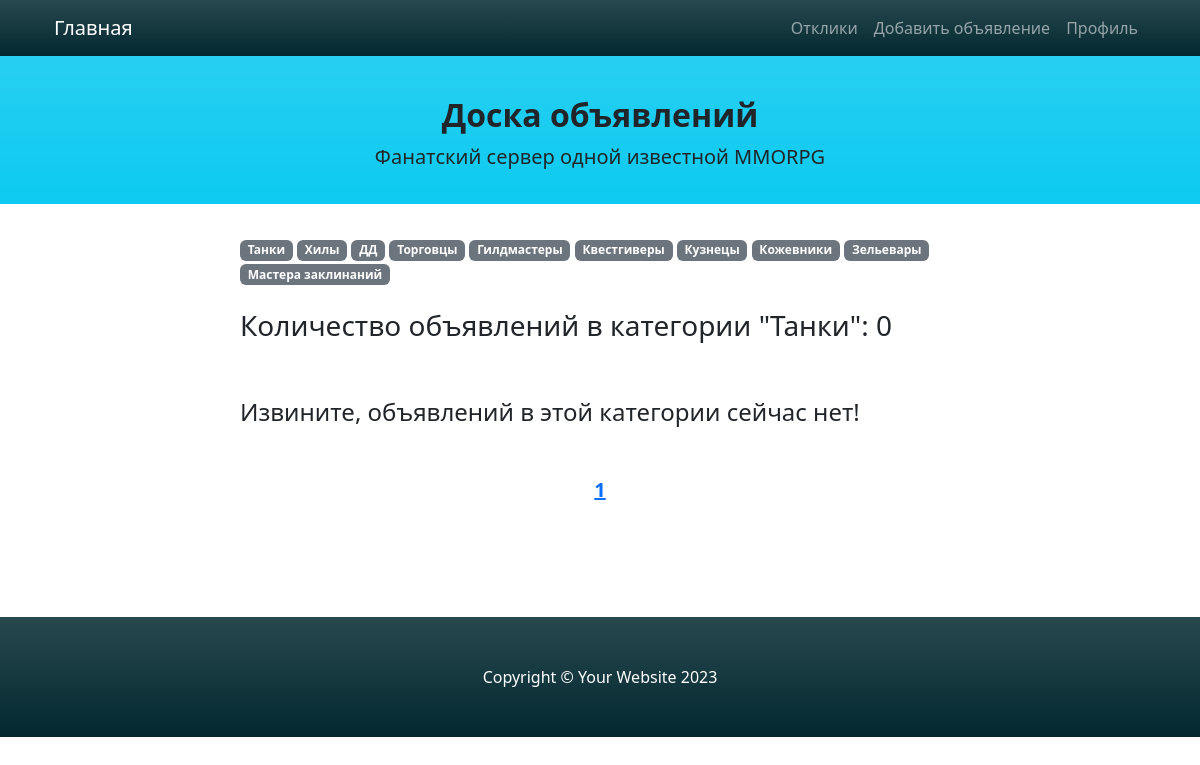
Page /categories/1 on the earlier database version.
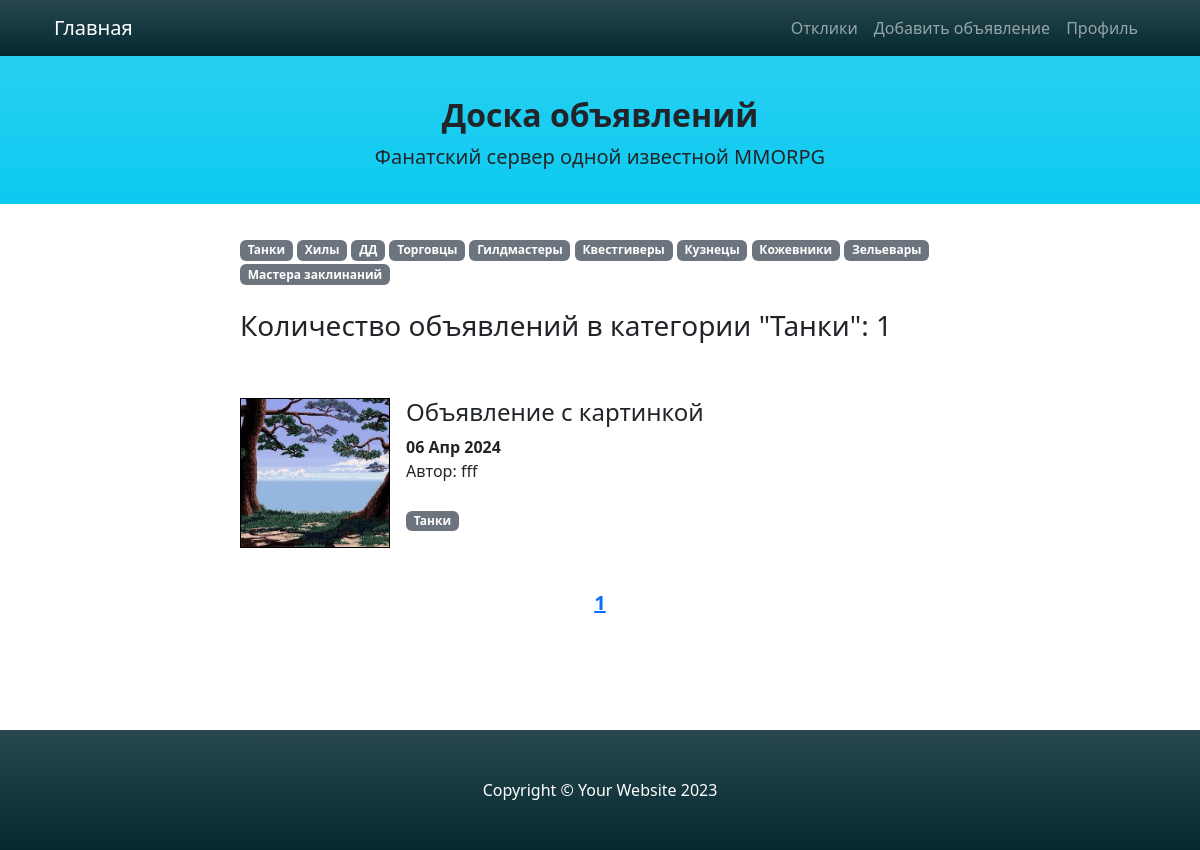
Same page on the later database version.
### advapp/models.py (models this page shows, shortened)
class Category(models.Model):
    name = models.CharField(max_length=255, blank=False, unique=True, verbose_name='category')
    def __str__(self):
        return self.name

class Advert(models.Model):
    title = models.CharField(max_length=511, verbose_name="advert's title")
    content = models.TextField(verbose_name='content')  # here will be WYSIWYG
    icon = models.ImageField(default='blanc.png', verbose_name='icon for preview')
    category = models.ForeignKey('Category', on_delete=models.PROTECT, verbose_name='category')
    user_id = models.ForeignKey(User, on_delete=models.CASCADE, verbose_name='author')
    date_creation = models.DateTimeField(auto_now_add=True, verbose_name='date of creation')

### advapp/views.py (the view)
# urls.py: path('categories/<int:pk>', AdvertCategoryList.as_view(), name='advert_cat_list'),
class AdvertCategoryList(ListView):
    model = Advert
    context_object_name = 'advert_cat_list'
    paginate_by = 5
    template_name = 'categories.html'
    def get_queryset(self):
        self.category = get_object_or_404(Category, id=self.kwargs['pk'])
        queryset = Advert.objects.filter(category=self.category).order_by('-date_creation')
        return queryset
    def get_context_data(self, *, object_list=None, **kwargs):
        context = super().get_context_data(**kwargs)
        page = context['page_obj']
        context['all_categories'] = Category.objects.all()
        context['category'] = self.category
        context['paginator_range'] = page.paginator.get_elided_page_range(
            page.number, on_each_side=1, on_ends=1)
        return context

### advapp/templatetags/custom_tags.py (called while the page is built)
@register.simple_tag(takes_context=True)
def url_replace(context, **kwargs):
    d = context['request'].GET.copy()
    for k, v in kwargs.items():
        d[k] = v
    return d.urlencode()

### templates/categories.html (shortened to what this page needs)
{% extends 'default.html' %}
{% block content %}
    {% load cache %}
    {% cache 2 categories_badges %}
        <div>
            {% for category in all_categories %}
                <a style="text-decoration: none" href="{% url 'advert_cat_list' category.id %}">
                    <span class="badge text-bg-secondary">{{ category }}</span>
                </a>
            {% endfor %}
        </div>
    {% endcache %}
    <br>
    <h3>Количество объявлений в категории "{{ category }}": {{ page_obj.paginator.count }}</h3>
    <br><br>
    {% if advert_cat_list %}
        {% for post in page_obj %}
            <div style="display: flex; gap: 1rem;">
                <img src="{{ post.icon.url }}" style="border: 1px solid black; height: 150px; width: 150px;">
                <div style="width: 100%;">
                    <h4><a class="nav-link" href="/advert/{{ post.pk }}">
                        {{ post.title|truncatechars:150 }}
                    </a></h4>
                        <div><b>{{ post.date_creation|date:'d M Y' }}</b></div>
                        <div>Автор: {{ post.user_id.username }}</div>
                    <br>
                    <a style="text-decoration: none;"
                       href="{% url 'advert_cat_list' post.category.id %}">
                        <span class="badge text-bg-secondary">{{ post.category }}</span>
                    </a>
                </div>
            </div>
        {% endfor %}
    {% else %}
        <h4>Извините, объявлений в этой категории сейчас нет!</h4>
    {% endif %}
{% endblock content %}

### templates/default.html (shortened to what this page needs)
<!DOCTYPE html>
{% load i18n %}
<html lang="ru">
    <head>
        {% load static %}
        {% load custom_tags %}
        {% load cache %}
        <link href="{% static 'css/styles.css' %}" rel="stylesheet" />
    </head>
    <body id="page-top">
        {% cache 2 navigation_and_header %}
        <nav class="navbar navbar-expand-lg navbar-dark bg-gradient fixed-top"
             style="background-color: #032830;" id="mainNav">
            <div class="container px-4">
                <a class="navbar-brand" href="/home/">Главная</a>
                <div class="collapse navbar-collapse" id="navbarResponsive">
                    <ul class="navbar-nav ms-auto">
                        <li class="nav-item"><a class="nav-link" href="/my_responds/">Отклики</a></li>
                        <li class="nav-item"><a class="nav-link" href="/create/">Добавить объявление</a></li>
                        <li class="nav-item"><a class="nav-link" href="/profile/">Профиль</a></li>
                    </ul>
                </div>
            </div>
        </nav>
        <header class="text-dark bg-info bg-gradient" style="padding-top: 6rem; padding-bottom: 1rem;">
            <div class="container px-3 text-center">
                <h1 class="fw-bolder fs-2">Доска объявлений</h1>
                <p class="lead">Фанатский сервер одной известной MMORPG</p>
            </div>
        </header>
        {% endcache %}
        <section style="padding-top: 2rem; padding-bottom: 1rem;">
            <div class="container px-4">
                <div class="row gx-4 justify-content-center">
                    <div class="col-lg-8">
                        {% block content %}
                        {% endblock content %}
                    </div>
                </div>
            </div>
        </section>
        <br>
        <div class="lead text-center" style="padding-bottom: 7rem;">
            {% block paginator %}
                {% for page_number in paginator_range %}
                    {% if page_number == page_obj.paginator.ELLIPSIS %}
                        {{ page_number }}
                    {% else %}
                        <a href="?{% url_replace page=page_number %}"
                            class="{% if page_number == page_obj.number %}fw-bold{% endif %}">
                            {{ page_number }}
                        </a>
                    {% endif %}
                {% endfor %}
            {% endblock paginator %}
        </div>
        {% cache 2 footer %}
        <footer class="py-5 bg-gradient" style="background-color: #032830;">
            <div class="container px-4"><p class="m-0 text-center text-white">Copyright &copy; Your Website 2023</p></div>
        </footer>
        {% endcache %}
    </body>
</html>

Differences in the rows shown:
added Advert: icon (picture), title "Объявление с картинкой", date_creation "06 Апр 2024", user_id.username "fff", category "Танки"
Other differences:
{{ page_obj.paginator.count }}: "0" → "1"
text no longer shown: "Извините, объявлений в этой категории сейчас нет!"
